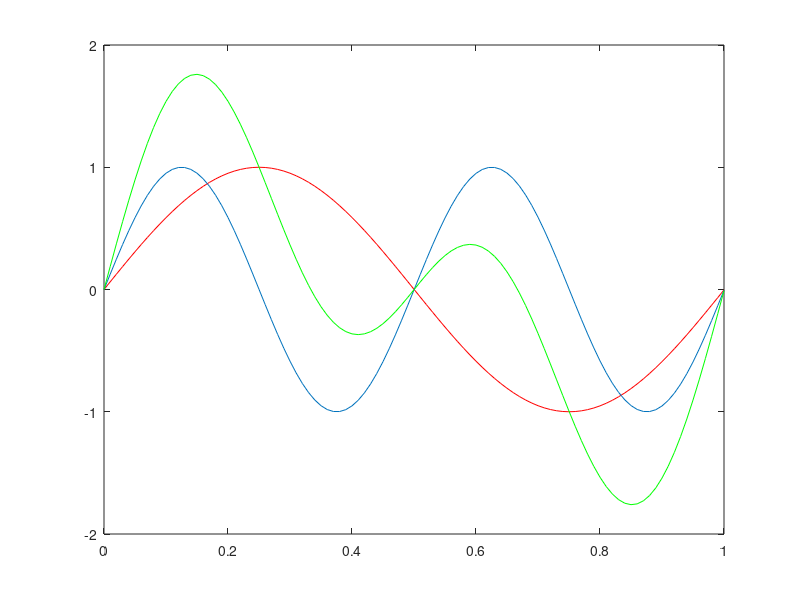

Recreate this plot in MATLAB.
pi=3.14

#sin1
s1 = 0:0.01:1;
freq1 = 1;
sin1 = sin(2*pi*freq1*s1);

#sin2
s2 = 0:0.01:1;
freq2 = 2;
sin2 = sin(2*pi*freq2*s2);

#plot
plot(s1, sin1, 'r');
hold on
plot(s1, sin2);

hold on
plot(s1, sin1+sin2, 'g');